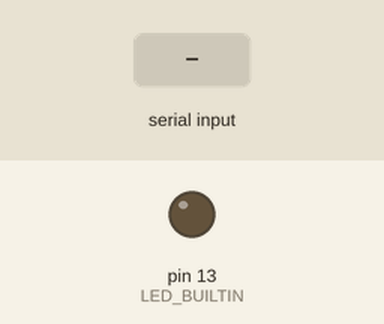
Simulated run of this sketch. Board: Arduino Uno, built with avr-gcc and run on an emulated ATmega328P. Parts: output pins drawn as LEDs (lit = HIGH). The inputs (shaded band) are chosen by the test bench. What the sketch prints to the serial monitor is not drawn.

Above: at 1.2 s.
1.3 s: "1" received over Serial
At 2.2 s:
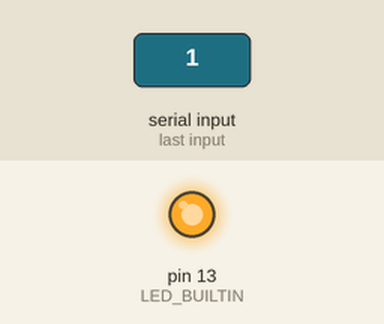
2.8 s: "0" received over Serial
At 3.4 s:
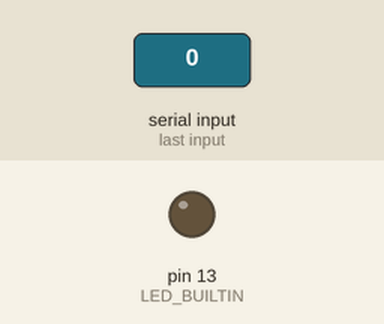
Timing chart, 0 to 5.8 s (numbered marks = the images above; inputs shaded):
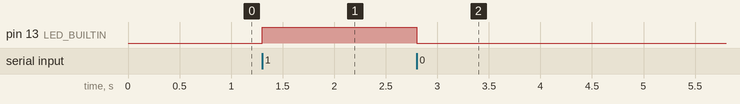

The sketch:

less01PD.ino
```cpp
int data;
void setup() {
  Serial.begin(9600); //инициализируем последовательную связь на COM порту со скоростью 9600 бод/с
  pinMode(LED_BUILTIN, OUTPUT); //задаем режим работы на вывод данных для контакта 13, к которому подключен светодиод
  digitalWrite (LED_BUILTIN, LOW);
  Serial.println("Hi!, I am Arduino");
}

void loop() {
while (Serial.available()){
  data = Serial.read();
}
  if (data == '1'){
    digitalWrite (LED_BUILTIN, HIGH);
  }
  else if (data == '0'){
    digitalWrite (LED_BUILTIN, LOW);
  }
}
```

Measured:
- after the input at 1.3 s, pin 13 (LED_BUILTIN): LOW → HIGH at once
- after the input at 2.8 s, pin 13 (LED_BUILTIN): HIGH → LOW at once
